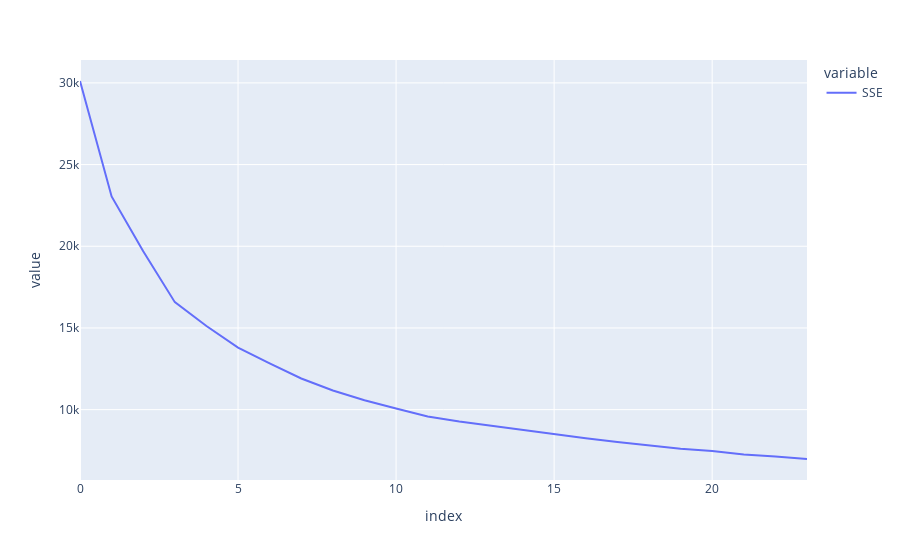

The notebook cell saved with this chart:
### Code cell
df_SSE.plot()

### Figure 1 — Plotly figure (JSON) as saved in the notebook; plotly's stock layout.template omitted (floating-point values rounded to 4 significant figures)
{"data": [{"hovertemplate": "variable=SSE<br>index=%{x}<br>value=%{y}<extra></extra>", "legendgroup": "SSE", "line": {"color": "#636efa", "dash": "solid"}, "marker": {"symbol": "circle"}, "mode": "lines", "name": "SSE", "orientation": "v", "showlegend": true, "type": "scatter", "x": [0, 1, 2, 3, 4, 5, 6, 7, 8, 9, 10, 11, 12, 13, 14, 15, 16, 17, 18, 19, 20, 21, 22, 23], "xaxis": "x", "y": [30120.0, 23050.0, 19700.0, 16580.0, 15120.0, 13800.0, 12830.0, 11910.0, 11170.0, 10570.0, 10070.0, 9586.0, 9272.0, 9007.0, 8742.0, 8469.0, 8248.0, 8026.0, 7824.0, 7608.0, 7471.0, 7262.0, 7132.0, 6979.0], "yaxis": "y"}], "layout": {"legend": {"title": {"text": "variable"}, "tracegroupgap": 0}, "margin": {"t": 60}, "xaxis": {"anchor": "y", "domain": [0, 1], "title": {"text": "index"}}, "yaxis": {"anchor": "x", "domain": [0, 1], "title": {"text": "value"}}}}
